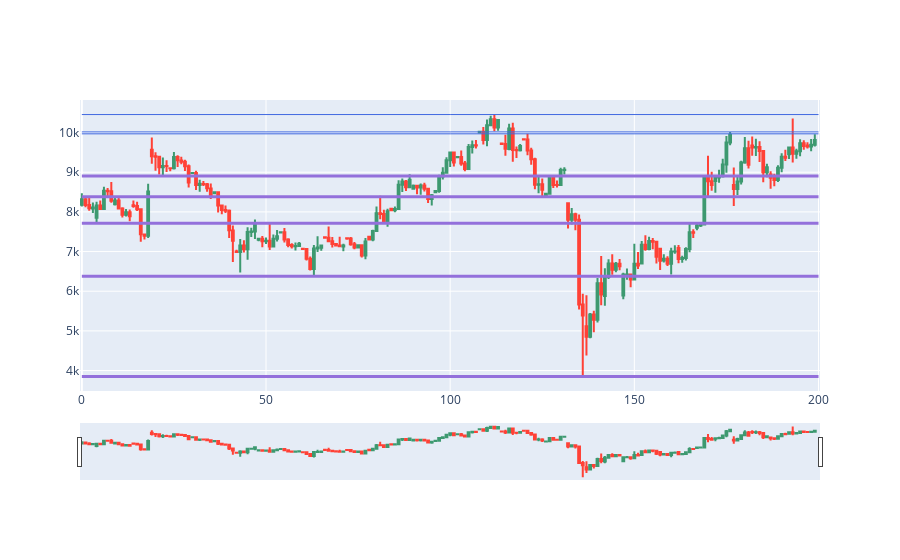

Source (notebook cell):
### Code cell
s = 0
e = 200
dfpl = df[s:e]
import plotly.graph_objects as go
from datetime import datetime
import matplotlib.pyplot as plt

fig = go.Figure(data=[go.Candlestick(x=dfpl.index,
                open=dfpl['Open'],
                high=dfpl['High'],
                low=dfpl['Low'],
                close=dfpl['Close'])])

c=0
while (1):
    if(c>len(plotlist1)-1 ):#or sr[c][0]>e
        break
    fig.add_shape(type='line', x0=s, y0=plotlist1[c],
                  x1=e,
                  y1=plotlist1[c],
                  line=dict(color="MediumPurple",width=3)
                  )
    c+=1

c=0
while (1):
    if(c>len(plotlist2)-1 ):#or sr[c][0]>e
        break
    fig.add_shape(type='line', x0=s, y0=plotlist2[c],
                  x1=e,
                  y1=plotlist2[c],
                  line=dict(color="RoyalBlue",width=1)
                  )
    c+=1    

fig.show()

### Figure 1 — Plotly figure (JSON) as saved in the notebook; plotly's stock layout.template omitted (floating-point values rounded to 4 significant figures; data arrays with more than 128 entries replaced by an {"elided": "..."} marker saying what was removed)
{"data": [{"close": {"elided": "200 int values"}, "high": {"elided": "200 int values"}, "low": {"elided": "200 int values"}, "open": {"elided": "200 int values"}, "type": "candlestick", "x": {"elided": "200 int values"}}], "layout": {"autosize": true, "shapes": [{"line": {"color": "MediumPurple", "width": 3}, "type": "line", "x0": 0, "x1": 200, "y0": 3851, "y1": 3851}, {"line": {"color": "MediumPurple", "width": 3}, "type": "line", "x0": 0, "x1": 200, "y0": 6379, "y1": 6379}, {"line": {"color": "MediumPurple", "width": 3}, "type": "line", "x0": 0, "x1": 200, "y0": 7714, "y1": 7714}, {"line": {"color": "MediumPurple", "width": 3}, "type": "line", "x0": 0, "x1": 200, "y0": 8381, "y1": 8381}, {"line": {"color": "MediumPurple", "width": 3}, "type": "line", "x0": 0, "x1": 200, "y0": 8903, "y1": 8903}, {"line": {"color": "RoyalBlue", "width": 1}, "type": "line", "x0": 0, "x1": 200, "y0": 9968, "y1": 9968}, {"line": {"color": "RoyalBlue", "width": 1}, "type": "line", "x0": 0, "x1": 200, "y0": 10016, "y1": 10016}, {"line": {"color": "RoyalBlue", "width": 1}, "type": "line", "x0": 0, "x1": 200, "y0": 10454, "y1": 10454}], "xaxis": {"autorange": true, "range": [-0.5, 200.2], "rangeslider": {"autorange": true, "range": [-0.5, 200.2], "yaxis": {"_template": null, "rangemode": "match"}}, "type": "linear"}, "yaxis": {"autorange": true, "range": [3484.0, 10820.0]}}}
